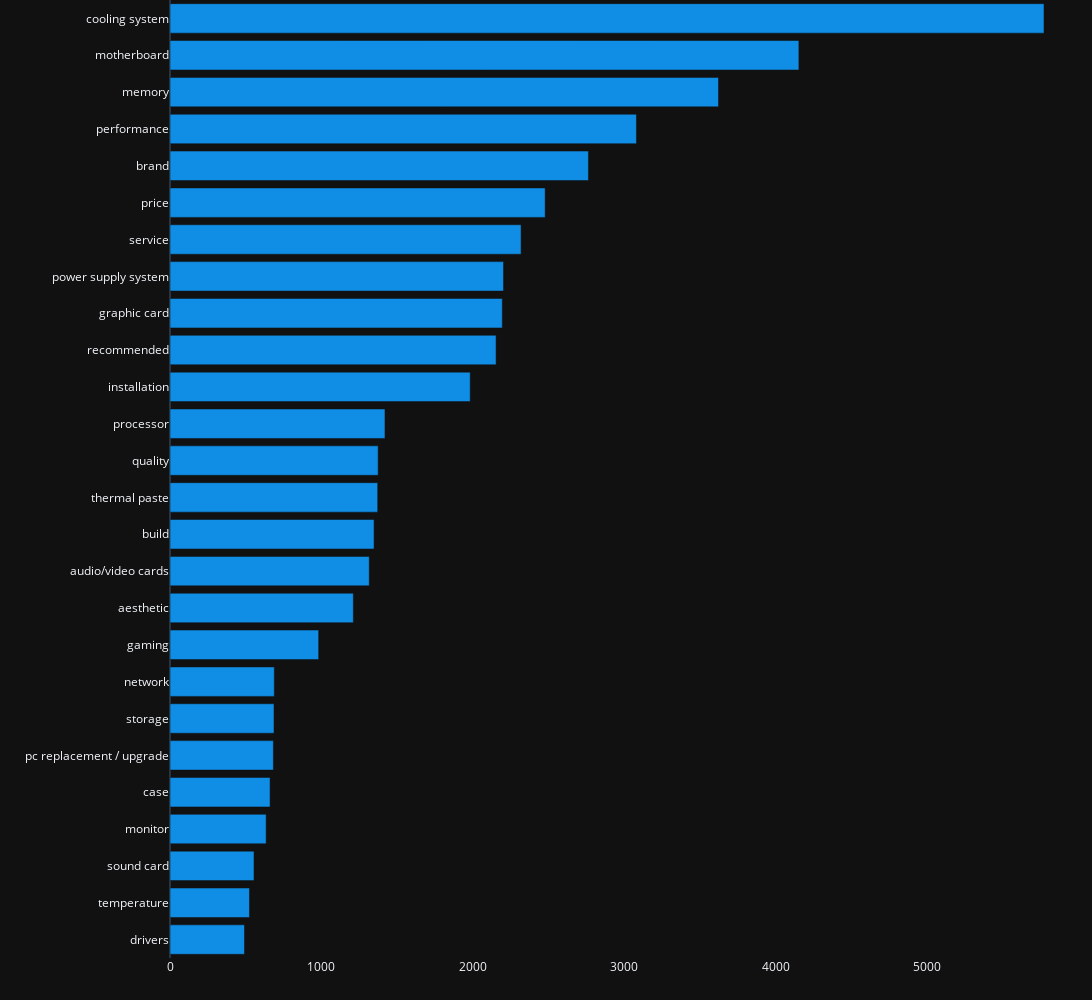

Here is the notebook cell this chart was saved with:
### Markdown cell above
## Topics

### Code cell
count = Counter()
for x in reviews_df["topics"].values:
    topics = set(["T" + str(y["topic"]) for y in x])
    count.update(topics)

topics_count = pd.DataFrame(count.items(), columns=["topic", "count"])
topics_count["topic"] = topics_count["topic"].apply(lambda x: topic_mapping[x]).astype("category")

topics_count = pd.DataFrame(topics_count.groupby('topic')['count'].sum()).reset_index()
order = topics_count.sort_values(by="count", ascending=False)
order = order.reset_index()["topic"]

fig1 = px.bar(
    topics_count,
    y="topic",
    x="count",
    color_discrete_sequence=["#108de4"],
    category_orders=dict(topic=order),
    height=1000,
    width=1200
)
fig1.update_xaxes(showgrid=False, title_text="")
fig1.update_yaxes(showgrid=False, title_text="")
fig1.update_layout({"margin": dict(l=0, t=0, r=0, b=0)})
fig1

### Figure 1 — Plotly figure (JSON) as saved in the notebook; plotly's stock layout.template omitted (floating-point values rounded to 4 significant figures)
{"data": [{"alignmentgroup": "True", "hovertemplate": "count=%{x}<br>topic=%{y}<extra></extra>", "legendgroup": "", "marker": {"color": "#108de4", "pattern": {"shape": ""}}, "name": "", "offsetgroup": "", "orientation": "h", "showlegend": false, "textposition": "auto", "x": [1211, 1316, 2764, 1348, 661, 5773, 492, 982, 2195, 1983, 3623, 635, 4154, 689, 683, 3081, 2203, 2478, 1420, 1375, 2154, 2319, 555, 687, 525, 1372], "xaxis": "x", "y": ["aesthetic", "audio/video cards", "brand", "build", "case", "cooling system", "drivers", "gaming", "graphic card", "installation", "memory", "monitor", "motherboard", "network", "pc replacement / upgrade", "performance", "power supply system", "price", "processor", "quality", "recommended", "service", "sound card", "storage", "temperature", "thermal paste"], "yaxis": "y", "type": "bar"}], "layout": {"xaxis": {"anchor": "y", "domain": [0.0, 1.0], "title": {"text": ""}, "showgrid": false}, "yaxis": {"anchor": "x", "domain": [0.0, 1.0], "title": {"text": ""}, "categoryorder": "array", "categoryarray": ["drivers", "temperature", "sound card", "monitor", "case", "pc replacement / upgrade", "storage", "network", "gaming", "aesthetic", "audio/video cards", "build", "thermal paste", "quality", "processor", "installation", "recommended", "graphic card", "power supply system", "service", "price", "brand", "performance", "memory", "motherboard", "cooling system"], "showgrid": false}, "legend": {"tracegroupgap": 0}, "margin": {"t": 0, "l": 0, "r": 0, "b": 0}, "barmode": "relative", "height": 1000, "width": 1200}}
